Frame 1 (no input): blank canvas, image omitted
Frame 60 (the mouse pressed at the canvas centre just before this capture): blank canvas, image omitted
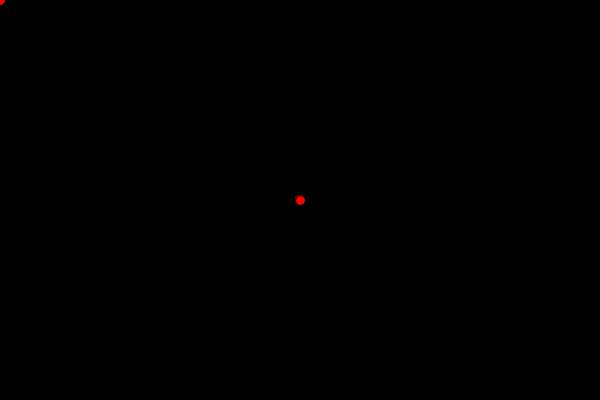
Frame 120 (the mouse held since frame 60 and released just before this capture)

The Processing sketch whose frames 1 and 60 were blank and that drew this single picture after the mouse press (run headless with seeded random() and noise(); from frame 60 on, the mouse is pressed at the canvas centre):

// Processing sketch: first_p5
// ── first_p5.pde
void setup(){
  size(600, 400);
  background(0);
}

void draw(){
  fill(255, 0, 0);
  ellipse(mouseX, mouseY, 10, 10);
}
